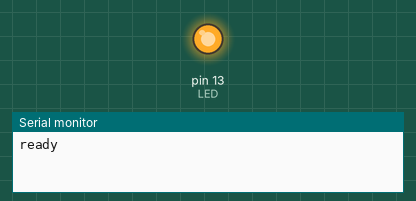
This sketch was run on a simulated Arduino Uno, built with avr-gcc and run on an emulated ATmega328P. Parts: output pins drawn as LEDs (lit = HIGH), the last lines printed to the serial monitor.

Above: at 4.3 s.
At 10.7 s:
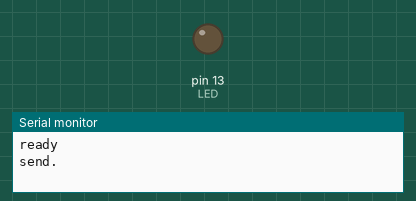
Timing chart, 0 to 16.5 s (numbered marks = the images above):
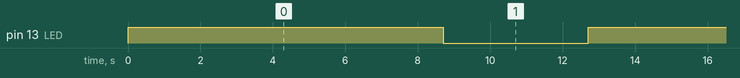

The sketch:

SendDemo.ino
```cpp
/*
  Example for different sending methods

  http://code.google.com/p/rc-switch/

*/

#include <RCSwitch.h>

RCSwitch mySwitch = RCSwitch();

int LED = 13;
int statusLED = HIGH;

void setup() {

  Serial.begin(115200);
  Serial.println("ready");

  // Transmitter is connected to Arduino Pin #10
  mySwitch.enableTransmit(10);

  // Optional set pulse length.
  // mySwitch.setPulseLength(350);

  // Optional set protocol (default is 1, will work for most outlets)
  // mySwitch.setProtocol(2);

  // Optional set number of transmission repetitions.
  mySwitch.setRepeatTransmit(8);

  pinMode(LED, OUTPUT);

}

void loop() {

  digitalWrite(LED, HIGH);

  /* Same switch as above, but using binary code */
  /*
A-code: 10000001101001110111  531063, period duration: 460us.
A-code: 10000001101001011111  531039, period duration: 462us.
A-code: 10000001101001111010  531066, period duration: 461us.
A-code: 10000001101010011000  531096, period duration: 489us.
A-code: 10000001101111110000  531440, period duration: 496us.
A-code: 10000001101111101101  531437, period duration: 495us.
  */

  mySwitch.setPulseLength(460);
  mySwitch.send("000010000001101001110111"); //24 bits
  delay(1000);  //5
  mySwitch.send("000010000001101001011111"); //24 bits
  delay(1000);  //5
  mySwitch.send("000010000001101001011111"); //24 bits
  delay(1000);  //5
  mySwitch.setPulseLength(490);
  mySwitch.send("000010000001101010011000"); //24 bits
  delay(1000);  //5
  mySwitch.send("000010000001101111110000"); //24 bits
  delay(1000);  //5
  mySwitch.send("000010000001101111101101"); //24 bits
  delay(1000);  //5

  digitalWrite(LED, LOW);

  Serial.println("send.");
  delay(4000);
}
```

Measured:
- by itself, pin 13 (LED): alternates HIGH for 8.7 s and LOW for 4.0 s
